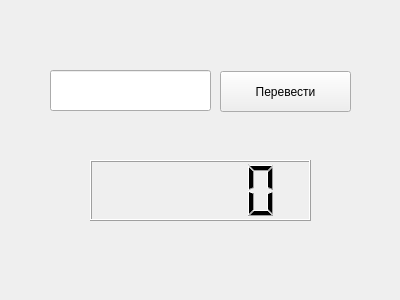
<?xml version="1.0" encoding="UTF-8"?>
<ui version="4.0">
 <class>Form</class>
 <widget class="QWidget" name="Form">
  <property name="geometry">
   <rect>
    <x>0</x>
    <y>0</y>
    <width>400</width>
    <height>300</height>
   </rect>
  </property>
  <property name="windowTitle">
   <string>37 спичек</string>
  </property>
  <widget class="QPushButton" name="takeButton">
   <property name="geometry">
    <rect>
     <x>220</x>
     <y>71</y>
     <width>131</width>
     <height>41</height>
    </rect>
   </property>
   <property name="text">
    <string>Перевести</string>
   </property>
  </widget>
  <widget class="QLCDNumber" name="lcdNumber">
   <property name="geometry">
    <rect>
     <x>90</x>
     <y>160</y>
     <width>221</width>
     <height>61</height>
    </rect>
   </property>
  </widget>
  <widget class="QLineEdit" name="lineEdit">
   <property name="geometry">
    <rect>
     <x>50</x>
     <y>70</y>
     <width>161</width>
     <height>41</height>
    </rect>
   </property>
  </widget>
  <widget class="QLabel" name="label">
   <property name="geometry">
    <rect>
     <x>10</x>
     <y>270</y>
     <width>381</width>
     <height>21</height>
    </rect>
   </property>
   <property name="font">
    <font>
     <pointsize>18</pointsize>
    </font>
   </property>
   <property name="text">
    <string/>
   </property>
   <property name="alignment">
    <set>Qt::AlignCenter</set>
   </property>
  </widget>
 </widget>
 <resources/>
 <connections/>
</ui>
